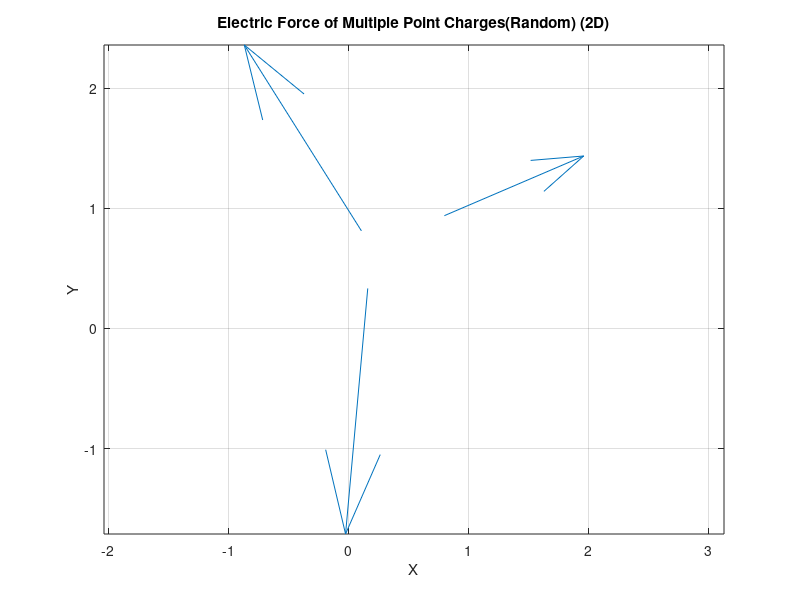

MATLAB code to generate this figure:
% Problem 4: Electric Force of Multiple Point Charges (Random) (2D)
% Draw the electric force of a equilateral triangle of charges with many point charges

% Setup Constants
epsilon_0 = 8.854187817e-12; 
n = 3;
a = rand(1, n);
b = rand(1, n);
fx = zeros(n);
fy = zeros(n);
x = zeros(n);
y = zeros(n);

% Calculate Electric Force
for i = 1:n
    q = 1e-9;
    for j = 1:n
        if i == j
        else
        dx = a(i) - a(j);
        dy = b(i) - b(j);
        r = sqrt(dx.^2 + dy.^2);
        x(i)=a(i);
        y(i)=b(i);
        fx(i) = fx(i) + q * (q / (4 * pi * epsilon_0)) * (dx ./ r.^3);
        fy(i) = fy(i) + q * (q / (4 * pi * epsilon_0)) * (dy ./ r.^3);
        end
    end
end

% Quiver Plot Electric Force
quiver(x,y, fx, fy, AutoScaleFactor=5);
title('Electric Force of Multiple Point Charges(Random) (2D)');
xlabel('X');
ylabel('Y');
axis equal; 
grid on;